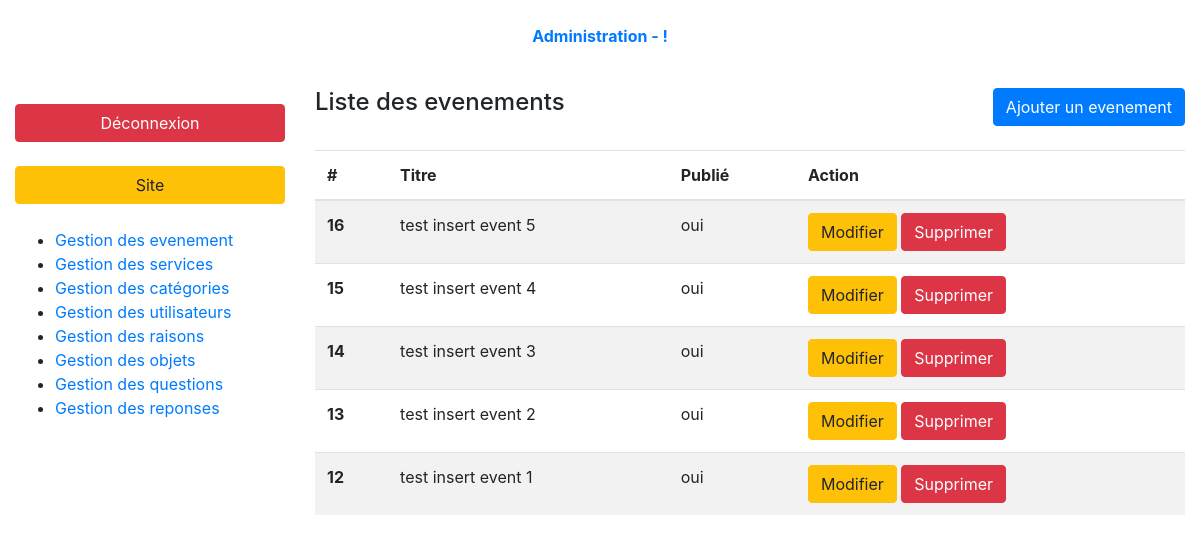
Page /index.php?page=admin-events-list (signed in) on the earlier database version.
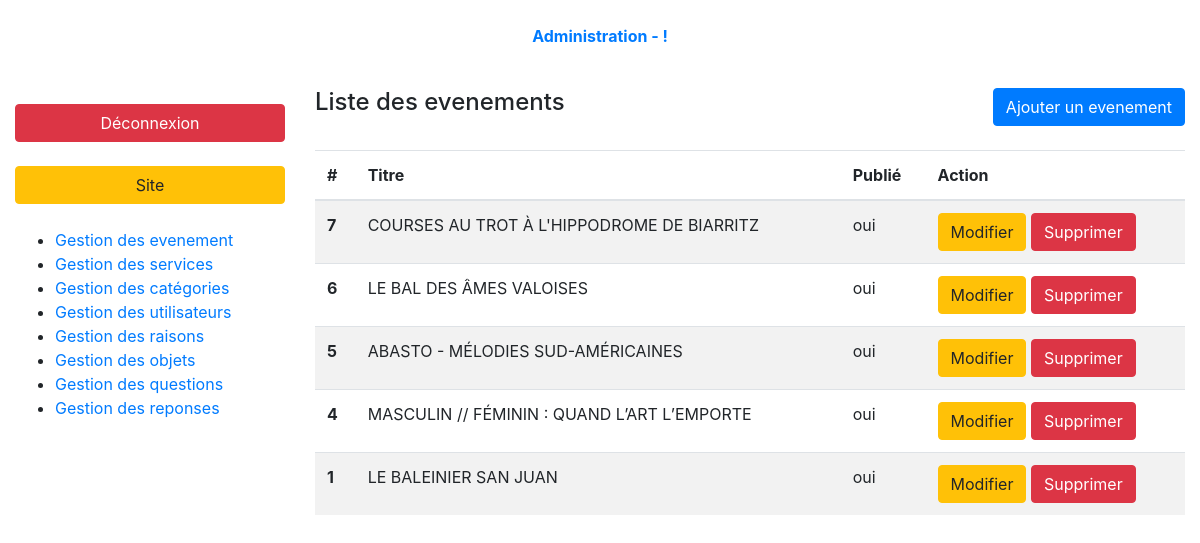
Same page on the later database version.
### tables this page shows
CREATE TABLE `events` (
  `id` int(10) UNSIGNED NOT NULL,
  `title` varchar(255) NOT NULL,
  `summary` varchar(255) NOT NULL,
  `content` text NOT NULL,
  `event_date` date NOT NULL,
  `event_time` time DEFAULT NULL,
  `phone_number` varchar(15) DEFAULT NULL,
  `is_published` tinyint(1) UNSIGNED NOT NULL DEFAULT '0' COMMENT 'Publiée ? oui/non',
  `published_at` date NOT NULL COMMENT 'date a publier sur le site',
  `created_at` timestamp NOT NULL DEFAULT CURRENT_TIMESTAMP,
  `address_id` int(10) UNSIGNED NOT NULL,
  `category_id` int(10) UNSIGNED NOT NULL
);

### controller/backend/events.php (called while the page is built, shortened)
<?php
require_once ('././model/events.php');
function eventsList(){
    $events = getEvents(FALSE, TRUE);
    require_once './views/backend/eventsList.php';
}

### model/events.php (called while the page is built, shortened)
<?php
    function getEvents($eventId = FALSE, $backOffice = FALSE, $eventDate = FALSE)
    {
        $db = dbConnect();
        if ($eventId){
            $queryString = 'SELECT e.*, DATE_FORMAT(e.event_time, "%H:%i") AS event_time_formated, GROUP_CONCAT(m.name) AS name, a.address, a.zip_code, a.city, a.country, a.location, c.id AS category_id, c.name AS category_name';
        }
        else{
            $queryString = 'SELECT e.id, e.title, e.summary, e.is_published, DATE_FORMAT(e.event_date, "%e-%c-%Y") AS event_date_formated, DATE_FORMAT(e.event_time, "%H:%i") AS event_time_formated, GROUP_CONCAT(m.name) AS name, c.name AS category_name';
        }
        $queryString .= ' FROM addresses a INNER JOIN events e
        ON a.id = e.address_id
        INNER JOIN medias m
        ON e.id = m.event_id
        INNER JOIN categories c
        ON c.id = e.category_id';
        if (!$eventId && !$backOffice && !$eventDate){
            $queryString .= ' WHERE is_published = 1
            GROUP BY e.id ORDER BY event_date ASC';
        }
        elseif (!$eventId && $backOffice){
            $queryString .= ' GROUP BY e.id
            ORDER BY created_at DESC';
        }
        elseif ($eventId && !$backOffice){
            $queryString .= ' WHERE is_published = 1 AND e.id = :id';
        }
        elseif (!$eventId && !$backOffice && $eventDate){
            $queryString .= ' WHERE is_published = 1 AND e.event_date = :eventDate
            GROUP BY e.id
            ORDER BY created_at DESC';
        }
        elseif ($eventId && $backOffice){
            $queryString .= ' WHERE e.id = :id';
        }
        $query = $db->prepare($queryString);
        if (!$eventId){
            if ($eventDate){
                $query->execute(['eventDate' => $eventDate]);
            }
            else{
                $query->execute();
            }
            return $query->fetchAll(PDO::FETCH_ASSOC);
        }
        else{
            $query->execute(['id' => $eventId]);
            return $query->fetch(PDO::FETCH_ASSOC);
        }
    }

### views/backend/eventsList.php (the view, shortened to what this page needs)
<div class="container-fluid">
    <?php require '././partials/backend/header.php'; ?>
    <div class="row my-3 index-content">
        <?php require '././partials/backend/nav.php'; ?>
        <section class="col-9">
            <header class="pb-4 d-flex justify-content-between">
                <h4>Liste des evenements</h4>
                <a class="btn btn-primary" href="index.php?page=admin-events-form">Ajouter un evenement</a>
            </header>
            <table class="table table-striped">
                <thead>
                <tr>
                    <th>#</th>
                    <th>Titre</th>
                    <th>Publié</th>
                    <th>Action</th>
                </tr>
                </thead>
                <tbody>
                <?php foreach($events as $event): ?>
                    <tr>
                        <th><?= $event['id'];?></th>
                        <td><?= $event['title'];?></td>
                        <td><?= ($event['is_published'] == 0) ? 'non' : 'oui' ;?></td>
                        <td>
                            <a href="index.php?page=admin-events-form&event-id=<?= $event['id'];?>&action=edit" class="btn btn-warning">Modifier</a>
                            <a onclick="return confirm('Are you sure?')" href="index.php?page=admin-events-list&event-id=<?= $event['id'];?>&action=delete" class="btn btn-danger">Supprimer</a>
                        </td>
                    </tr>
                <?php endforeach; ?>
                </tbody>
            </table>
        </section>
    </div>
</div>
<?php require 'layout.php'; ?>

Differences in the rows shown:
removed events: id "16", title "test insert event 5", is_published "oui"
removed events: id "15", title "test insert event 4", is_published "oui"
removed events: id "14", title "test insert event 3", is_published "oui"
removed events: id "13", title "test insert event 2", is_published "oui"
removed events: id "12", title "test insert event 1", is_published "oui"
added events: id "7", title "COURSES AU TROT À L'HIPPODROME DE BIARRITZ", is_published "oui"
added events: id "6", title "LE BAL DES ÂMES VALOISES", is_published "oui"
added events: id "5", title "ABASTO - MÉLODIES SUD-AMÉRICAINES", is_published "oui"
added events: id "4", title "MASCULIN // FÉMININ : QUAND L’ART L’EMPORTE", is_published "oui"
added events: id "1", title "LE BALEINIER SAN JUAN", is_published "oui"
